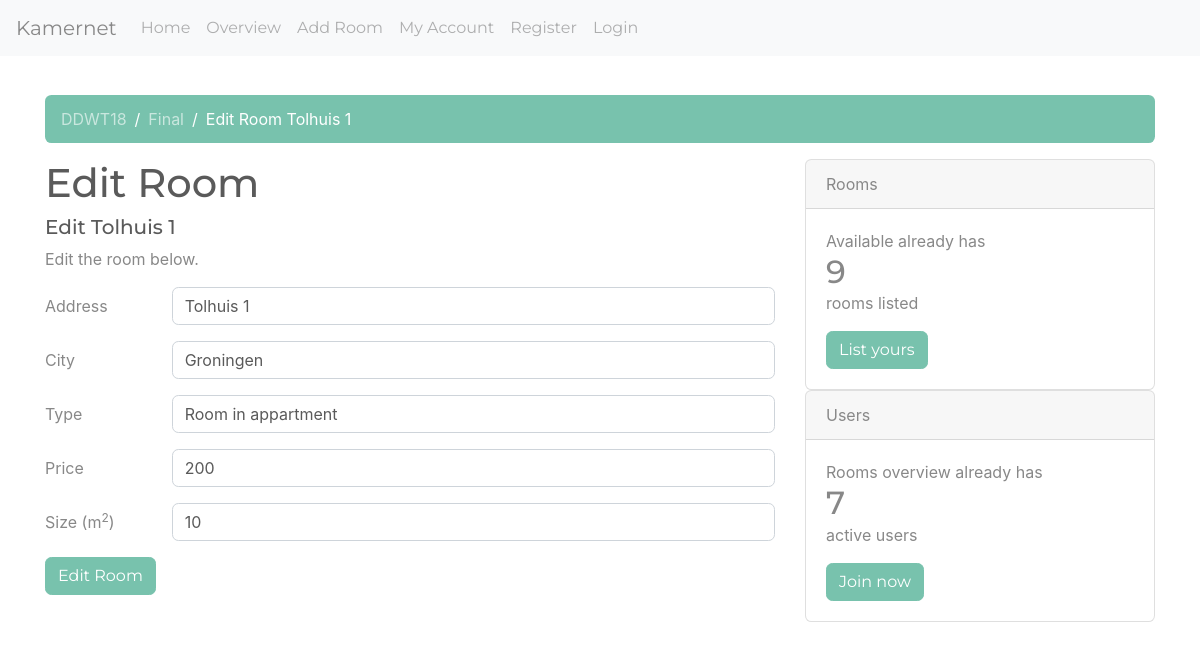
The app's page /DDWT18/final/edit/?room_id=3&user_id=3 (signed in) with its own data.
### tables this page shows
CREATE TABLE `rooms` (
  `id` int(11) NOT NULL,
  `address` varchar(255) NOT NULL,
  `city` varchar(255) NOT NULL,
  `type` varchar(255) NOT NULL,
  `price` int(3) NOT NULL,
  `size` int(3) NOT NULL,
  `owner` int(11) NOT NULL,
  `thumbnail` varchar(150) DEFAULT NULL
);

### views/new.php (the view, shortened to what this page needs)
<!doctype html>
<html lang="en">
<head>
    <link rel="stylesheet" href="/DDWT18/final/css/bootstrap.min.css">
    <link rel="stylesheet" href="/DDWT18/final/css/main.css">
</head>
<body>
<?= $navigation ?>
<div class="container">
    <div class="pd-15">&nbsp</div>
    <?= $breadcrumbs ?>
    <div class="row">
        <div class="col-md-8">
            <h1><?= $page_title ?></h1>
            <h5><?= $page_subtitle ?></h5>
            <p><?= $page_content ?></p>
            <form action="<?= $form_action ?>" method="POST">
                <div class="form-group row">
                    <label for="inputAddress" class="col-sm-2 col-form-label">Address</label>
                    <div class="col-sm-10">
                        <input type="text" class="form-control" id="inputAddress" name="Address"
                               value="<?php if (isset($room_info)){echo $room_info['address'];} ?>" required>
                    </div>
                </div>
                <div class="form-group row">
                    <label for="inputCity" class="col-sm-2 col-form-label">City</label>
                    <div class="col-sm-10">
                        <input type="text" class="form-control" id="inputCity" name="City"
                               value="<?php if (isset($room_info)){echo $room_info['city'];} ?>" required>
                    </div>
                </div>
                <div class="form-group row">
                    <label for="inputType" class="col-sm-2 col-form-label">Type</label>
                    <div class="col-sm-10">
                        <input type="text" class="form-control" id="inputType" name="Type"
                               value="<?php if (isset($room_info)){echo $room_info['type'];} ?>" required>
                    </div>
                </div>
                <div class="form-group row">
                    <label for="inputPrice" class="col-sm-2 col-form-label">Price</label>
                    <div class="col-sm-10">
                        <input type="number" class="form-control" id="inputPrice" name="Price"
                               value="<?php if (isset($room_info)){echo $room_info['price'];} ?>" required>
                    </div>
                </div>
                <div class="form-group row">
                    <label for="inputSize" class="col-sm-2 col-form-label">Size (m<sup>2</sup>)</label>
                    <div class="col-sm-10">
                        <input type="number" class="form-control" id="inputSize" name="Size"
                               value="<?php if (isset($room_info)){echo $room_info['size'];} ?>" required>
                    </div>
                </div>
                <div class="form-group row">
                    <div class="col-sm-10">
                        <button type="submit" class="btn btn-primary"><?= $submit_btn ?></button>
                    </div>
                </div>
            </form>
        </div>
        <div class="col-md-4">
        </div>
    </div>
</div>
</body>
</html>

### css/main.css (style rules this page uses)
.pd-15 { padding: 15px 0 0 0; }

### records on screen
rooms: address "Edit Tolhuis 1", Address "Tolhuis 1", City "Groningen", Type "Room in appartment", Price "200", Size "10"

### other values on screen
$nav_info[1]['name'] "Home"
$nav_info[1]['name'] "Overview"
$nav_info[1]['name'] "Add Room"
$nav_info[1]['name'] "My Account"
$nav_info[1]['name'] "Register"
$nav_info[1]['name'] "Login"
$name "DDWT18"
$name "Final"
$name "Edit Room Tolhuis 1"
$page_title "Edit Room"
$page_content "Edit the room below."
$submit_btn "Edit Room"
$nbr_rooms "9"
$nbr_users "7"
